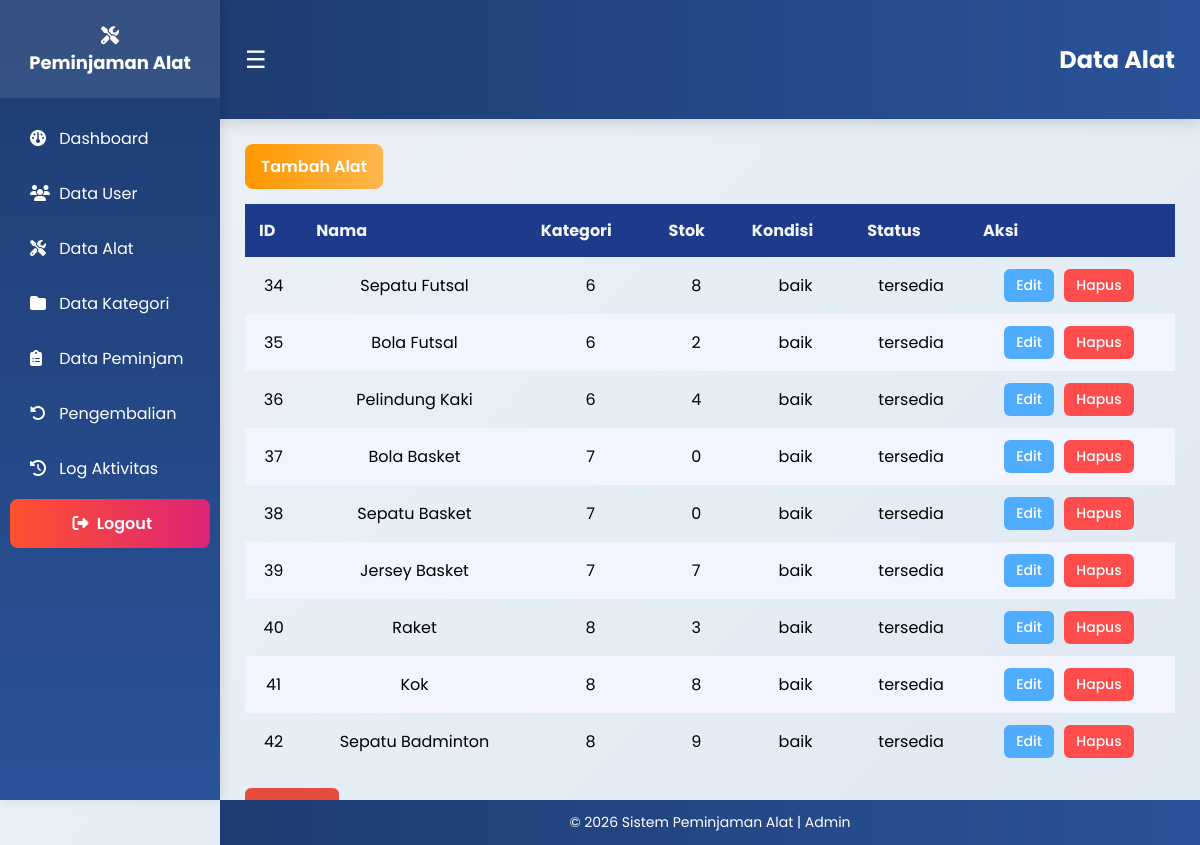
/views/admin/alat/tampil_data_alat.php (signed in), run on an earlier commit of the app's database.
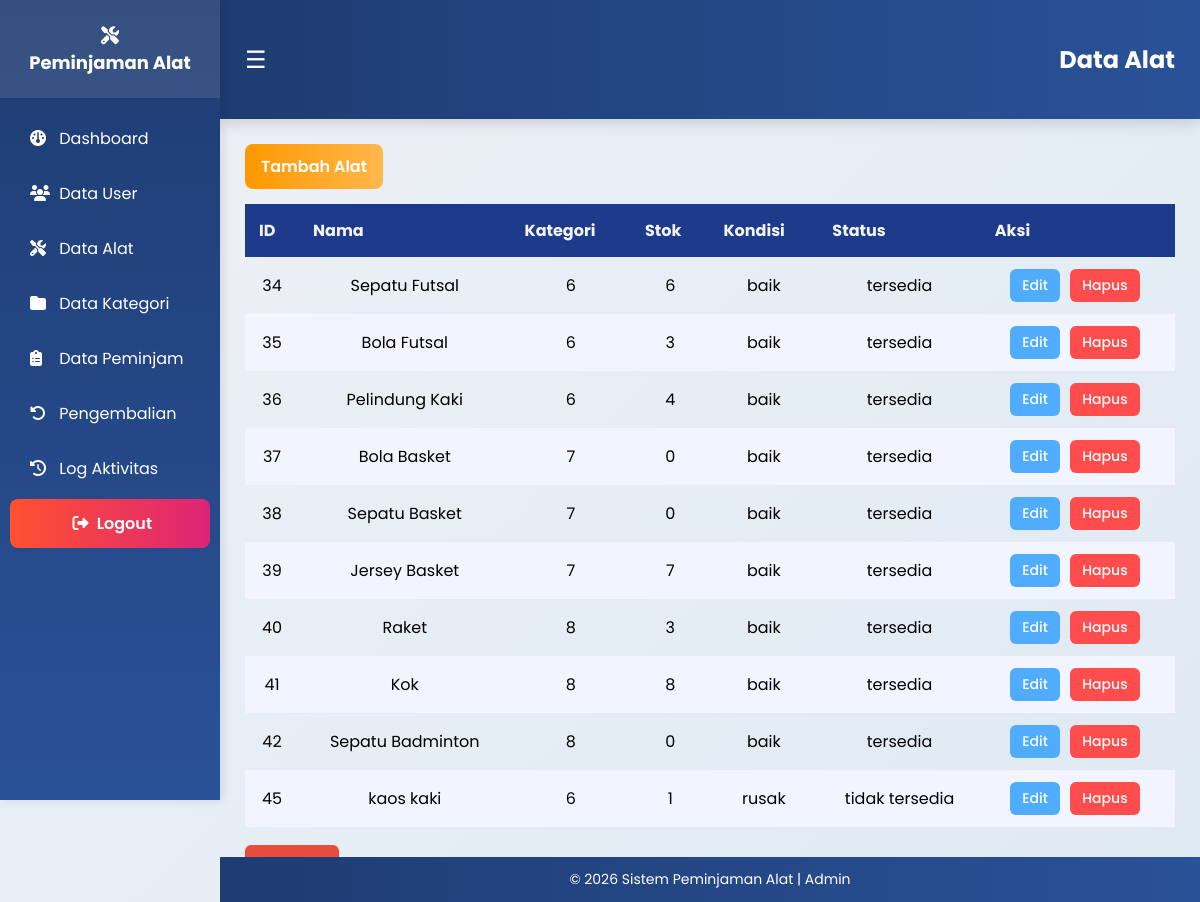
And on a later commit of the database.
### tables this page shows
CREATE TABLE `alat` (
  `id_alat` int NOT NULL,
  `nama_alat` varchar(100) DEFAULT NULL,
  `id_kategori` int DEFAULT NULL,
  `stok` int DEFAULT NULL,
  `kondisi` enum('baik','rusak') DEFAULT NULL,
  `status` enum('tersedia','dipinjam','tidak tersedia') DEFAULT 'tersedia'
);

### models/m_koneksi.php (called while the page is built, shortened)
<?php
class m_koneksi{
    private $host = "localhost",
        $username = "root",
        $pass = "",
        $db = "ukk_1_muhamadfareski";
    function __construct() {
        $this->koneksi = mysqli_connect($this->host, $this->username, $this->pass, $this->db);
    }
}
?>

### models/m_alat.php (called while the page is built, shortened)
<?php
include_once __DIR__ . "/m_koneksi.php";
class m_alat {
    private $koneksi;
    public function __construct(){
        $db = new m_koneksi();
        $this->koneksi = $db->koneksi;
    }
    public function getAll(){
        $sql = "SELECT * FROM alat ORDER BY id_alat ASC";
        return mysqli_query($this->koneksi, $sql);
    }
}

### controllers/c_alat.php (called while the page is built, shortened)
<?php
include_once __DIR__ . "/../models/m_alat.php";
class c_alat {
    public $model;
    public function __construct(){
        $this->model = new m_alat();
    }
    public function index(){
        return $this->model->getAll();
    }
}

### views/admin/alat/tampil_data_alat.php (the view, shortened to what this page needs)
<?php
include_once __DIR__ . '/../../../controllers/c_alat.php';
$ctrl = new c_alat();
$data = $ctrl->index();
?>
<?php include __DIR__ . '/../../layouts/header.php'; ?>
<?php include __DIR__ . '/../../layouts/sidebar.php'; ?>
<div class="header">
    <span class="menu-btn" onclick="taoggleMenu()">☰</span>
    <h2 style="display:inline;">Data Alat</h2>
</div>
<div class="container">
    <a href="tambah_alat.php" class="btn-tambah">Tambah Alat</a>
    <table>
    <thead>
        <tr>
            <th>ID</th>
            <th>Nama</th>
            <th>Kategori</th>
            <th>Stok</th>
            <th>Kondisi</th>
            <th>Status</th>
            <th>Aksi</th>
        </tr>
    </thead>
    <tbody>
        <?php while($row = mysqli_fetch_assoc($data)){ ?>
        <tr>
            <td><?= $row['id_alat'] ?></td>
            <td><?= $row['nama_alat'] ?></td>
            <td><?= $row['id_kategori'] ?></td>
            <td><?= $row['stok'] ?></td>
            <td><?= $row['kondisi'] ?></td>
            <td><?= $row['status'] ?></td>
            <td>
                <a href="edit_alat.php?id=<?= $row['id_alat'] ?>">Edit</a>
                <a href="hapus_alat.php?id=<?= $row['id_alat'] ?>" class="hapus" onclick="return confirm('Hapus?')">Hapus</a>
            </td>
        </tr>
        <?php } ?>
    </tbody>
</table>
<br>
<a href="../dashboard.php" class="btn-kembali">Kembali</a>
</div>
<?php include __DIR__ . '/../../layouts/footer.php'; ?>

What changed in the data, as far as the page shows it:
changed alat "Sepatu Futsal": stok "8" → "6"
changed alat "Bola Futsal": stok "2" → "3"
changed alat "Sepatu Badminton": stok "9" → "0"
added alat: id_alat "45", nama_alat "kaos kaki", id_kategori "6", stok "1", kondisi "rusak", status "tidak tersedia"
